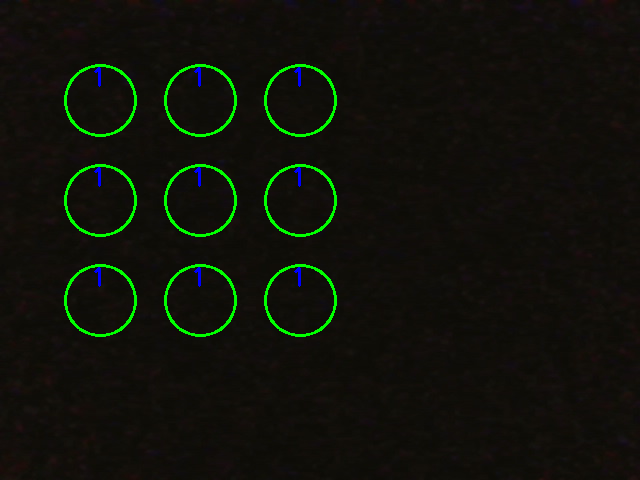
#> input picture backend/games/achi/debug_board.png, 640 x 480 px
$ python -i vision.py   (imports and definitions only)
#> lines starting #> are read from the running program, lines starting #| are printed output that depends on the picture
import cv2
import json
import numpy as np
from pathlib import Path


class AchiVision:

    def __init__(self):

        self.debug_enabled = True

        self.cell_radius = 35

        self.calibration = self.load_calibration()

        self.red_lower1 = np.array([0, 100, 80])
        self.red_upper1 = np.array([10, 255, 255])

        self.red_lower2 = np.array([170, 100, 80])
        self.red_upper2 = np.array([180, 255, 255])

    # =====================================================
    # CALIBRATION
    # =====================================================

    def load_calibration(self):

        path = Path("games/achi/calibration.json")

        if not path.exists():

            return {
                "cells": {
                    "0": [100, 100],
                    "1": [200, 100],
                    "2": [300, 100],

                    "3": [100, 200],
                    "4": [200, 200],
                    "5": [300, 200],

                    "6": [100, 300],
                    "7": [200, 300],
                    "8": [300, 300]
                }
            }

        with open(path, "r") as f:
            return json.load(f)

    # =====================================================
    # MAIN SCAN
    # =====================================================

    def scan_board(self, frame):

        board = []

        for i in range(9):

            x, y = self.calibration["cells"][str(i)]

            state = self.detect_cell(
                frame,
                x,
                y
            )

            board.append(state)

        if self.debug_enabled:
            self.save_debug(frame, board)

        return board
    def detect_board(self, frame):

        return self.scan_board(frame)
    # =====================================================
    # CELL DETECTION
    # =====================================================

    def detect_cell(self, frame, x, y):

        r = self.cell_radius

        h, w = frame.shape[:2]

        x1 = max(0, x - r)
        y1 = max(0, y - r)

        x2 = min(w, x + r)
        y2 = min(h, y + r)

        roi = frame[y1:y2, x1:x2]

        if roi.size == 0:
            return 0

        return self.classify_piece(roi)

    # =====================================================
    # CLASSIFICATION
    # =====================================================

    def classify_piece(self, roi):

        hsv = cv2.cvtColor(
            roi,
            cv2.COLOR_BGR2HSV
        )

        # -------------------------
        # RED DETECTION
        # -------------------------

        red_mask1 = cv2.inRange(
            hsv,
            self.red_lower1,
            self.red_upper1
        )

        red_mask2 = cv2.inRange(
            hsv,
            self.red_lower2,
            self.red_upper2
        )

        red_mask = cv2.bitwise_or(
            red_mask1,
            red_mask2
        )

        red_pixels = cv2.countNonZero(
            red_mask
        )

        # -------------------------
        # BLACK DETECTION
        # -------------------------

        gray = cv2.cvtColor(
            roi,
            cv2.COLOR_BGR2GRAY
        )

        black_pixels = np.sum(
            gray < 60
        )

        area = roi.shape[0] * roi.shape[1]

        red_ratio = red_pixels / area
        black_ratio = black_pixels / area

        # RED = HUMAN = 2
        if red_ratio > 0.20:
            return 2

        # BLACK = ROBOT = 1
        if black_ratio > 0.40:
            return 1

        return 0

    # =====================================================
    # DEBUG IMAGE
    # =====================================================

    def save_debug(self, frame, board):

        image = frame.copy()

        for i in range(9):

            x, y = self.calibration["cells"][str(i)]

            cv2.circle(
                image,
                (x, y),
                self.cell_radius,
                (0, 255, 0),
                2
            )

            cv2.putText(
                image,
                str(board[i]),
                (x - 10, y - 15),
                cv2.FONT_HERSHEY_SIMPLEX,
                0.8,
                (255, 0, 0),
                2
            )

        cv2.imwrite(
            "games/achi/debug_board.png",
            image
        )

    # =====================================================
    # LIVE TEST
    # =====================================================

    def test_camera(self):

        cap = cv2.VideoCapture(0)

        while True:

            ret, frame = cap.read()

            if not ret:
                break

            board = self.scan_board(frame)

            cv2.imshow(
                "Achi Vision",
                frame
            )

            print(board)

            key = cv2.waitKey(1)

            if key == 27:
                break

        cap.release()
        cv2.destroyAllWindows()

>>> import cv2
>>> picture = cv2.imread('debug_board.png')
#> picture is the input picture: shape (480, 640, 3); mean B, G, R 10.3, 18.5, 16
>>> result = AchiVision().scan_board(picture)
#> (reads backend/games/achi/calibration.json from the repository)
#> the loop in scan_board, `for i in range(9): ` made 9 passes
#> pass 1, in detect_cell, `roi = frame[y1:y2, x1:x2]`:
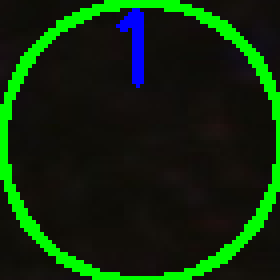
#> roi: shape (70, 70, 3) (shown 4 times larger); mean B, G, R 12.7, 41.9, 14.5
#> pass 1, in classify_piece, `gray = cv2.cvtColor( roi, cv2.COLOR_BGR2GRAY )`:
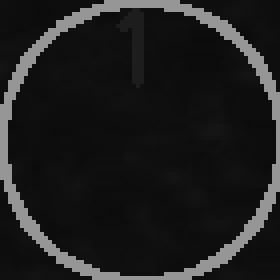
#> gray: shape (70, 70) (shown 4 times larger); min 12, max 150, mean 30.4
#> after the loop in scan_board, `for i in range(9):`: board = [1, 1, 1, 1, 1, 1, 1, 1, 1]
#> result = [1, 1, 1, 1, 1, 1, 1, 1, 1]
